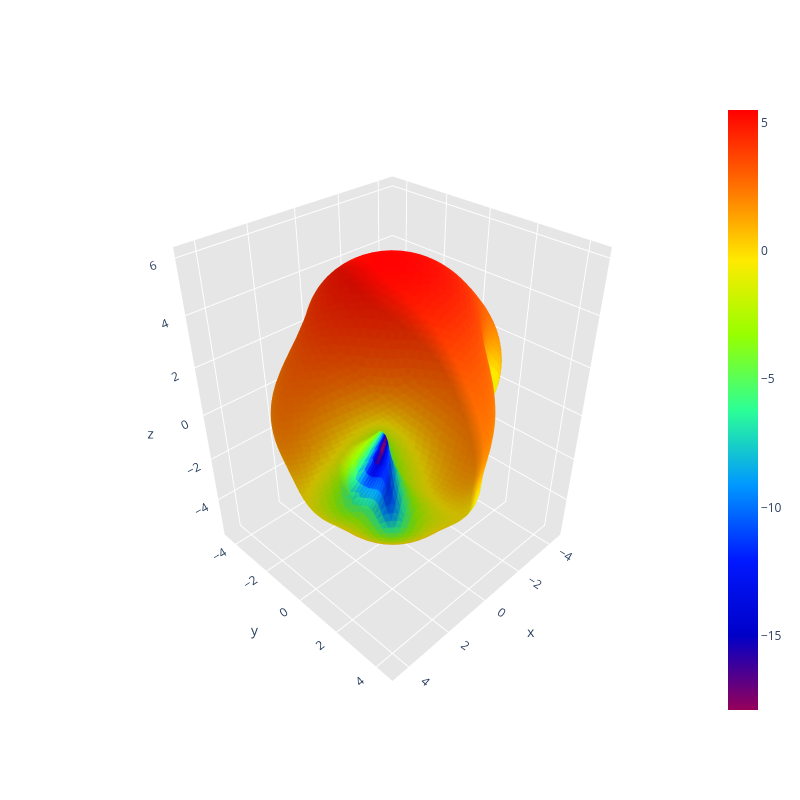

Here is the notebook cell this chart was saved with:
### Code cell
print("Calculating radiation intensity distribution over sphere surface...")
radiation_intensity_distribution_over_sphere_surface(path, path.mat_current, mode='radiation')

### Figure 1 — Plotly figure (JSON) as saved in the notebook; plotly's stock layout.template omitted (floating-point values rounded to 4 significant figures; data arrays with more than 128 entries replaced by an {"elided": "..."} marker saying what was removed)
{"data": [{"facecolor": {"elided": "10296 str values"}, "i": {"elided": "10296 int values"}, "j": {"elided": "10296 int values"}, "k": {"elided": "10296 int values"}, "name": "", "type": "mesh3d", "x": {"elided": "5150 float values"}, "y": {"elided": "5150 float values"}, "z": {"elided": "5150 float values"}}, {"hoverinfo": "none", "marker": {"color": [-17.89, 5.486], "colorscale": [[0, "rgb(150, 0, 90)"], [0.125, "rgb(0, 0, 200)"], [0.25, "rgb(0, 25, 255)"], [0.375, "rgb(0, 152, 255)"], [0.5, "rgb(44, 255, 150)"], [0.625, "rgb(151, 255, 0)"], [0.75, "rgb(255, 234, 0)"], [0.875, "rgb(255, 111, 0)"], [1, "rgb(255, 0, 0)"]], "showscale": true, "size": 0.1}, "mode": "markers", "showlegend": false, "type": "scatter3d", "x": [3.674e-16], "y": [-8.998e-32], "z": [6.0]}], "layout": {"height": 800, "scene": {"aspectratio": {"x": 0.7782, "y": 0.7781, "z": 1}, "xaxis": {"backgroundcolor": "rgb(230, 230, 230)", "gridcolor": "rgb(255, 255, 255)", "showbackground": true, "zerolinecolor": "rgb(255, 255, 255)"}, "yaxis": {"backgroundcolor": "rgb(230, 230, 230)", "gridcolor": "rgb(255, 255, 255)", "showbackground": true, "zerolinecolor": "rgb(255, 255, 255)"}, "zaxis": {"backgroundcolor": "rgb(230, 230, 230)", "gridcolor": "rgb(255, 255, 255)", "showbackground": true, "zerolinecolor": "rgb(255, 255, 255)"}}, "title": {"text": ""}, "width": 800}}
